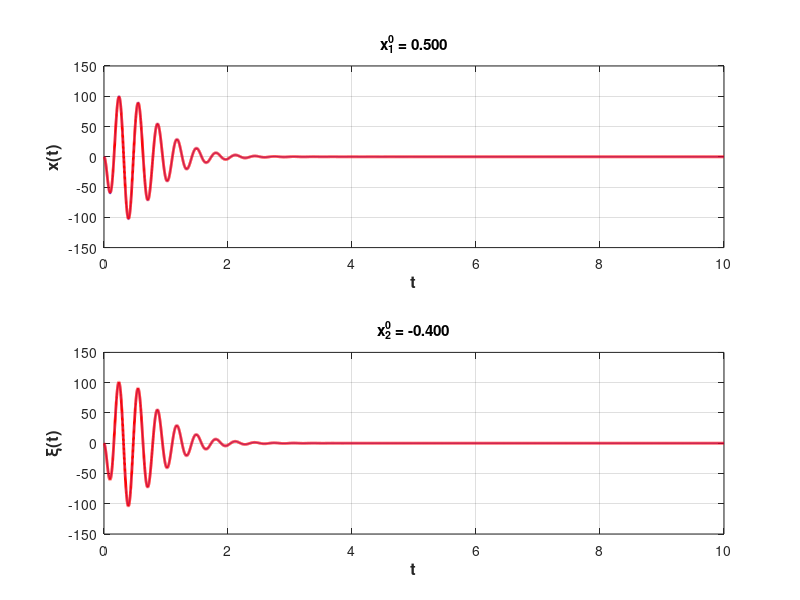

MATLAB code to generate this figure:
function cwct190221

    A = [1, 0; 0, 0];
    B = [1; 1];
    C = [1, 1];
    
    CM = [C', A * C'];
    chiA = A^2 + 6 * A + 409 * A^0;
    
    theta = -[0, 1] * inv(CM) * (chiA);
    L = -theta';
    
    AC = [A, B * theta; L * C, A - L * C + B * theta];

    nx = size(AC, 1); % количество строчек
    nu = size(B, 2); % количество столбцов

    % задаем время отрисовки графиков
    TIME = 10.0;
    % задаем точки, в которых нужно вычислять решение системы
    ticks = 0 : 0.001 : TIME;
    % задаем параметры метода решения системы дифференциальных уравнений
    options = odeset('RelTol', 1e-5, 'AbsTol', 1e-5 * ones(1, nx));
    % задаем начальные условия 
    X0 = zeros(1, nx);   

    X0(1) = 0.5;
    X0(2) = -0.4;

    % находим решение замкнутой линейной системы
    [TL, YL] = ode45(@(t, X)(AC * X), ticks, X0, options);


    % --------------------------------------------------------------------
	% СТРОИМ ГРАФИКИ РЕШЕНИЙ
    % --------------------------------------------------------------------  
    
    fhandle = figure;
    subplot(2, 1, 1)
        plot(TL, YL(:, 1), 'b', TL, YL(:, 3), 'r', 'LineWidth', 2.0)
        grid on;
        xlabel('t', 'FontSize', 12, 'FontWeight', 'bold');
        ylabel('x(t)', 'FontSize', 12, 'FontWeight', 'bold');
        title(sprintf('x_1^0 = %0.3f', X0(1)));
    subplot(2, 1, 2)
        plot(TL, YL(:, 2), 'b', TL, YL(:, 4), 'r', 'LineWidth', 2.0)
        grid on;
        xlabel('t', 'FontSize', 12, 'FontWeight', 'bold');
        ylabel('\xi(t)', 'FontSize', 12, 'FontWeight', 'bold');
        title(sprintf('x_2^0 = %0.3f', X0(2)));               

end
